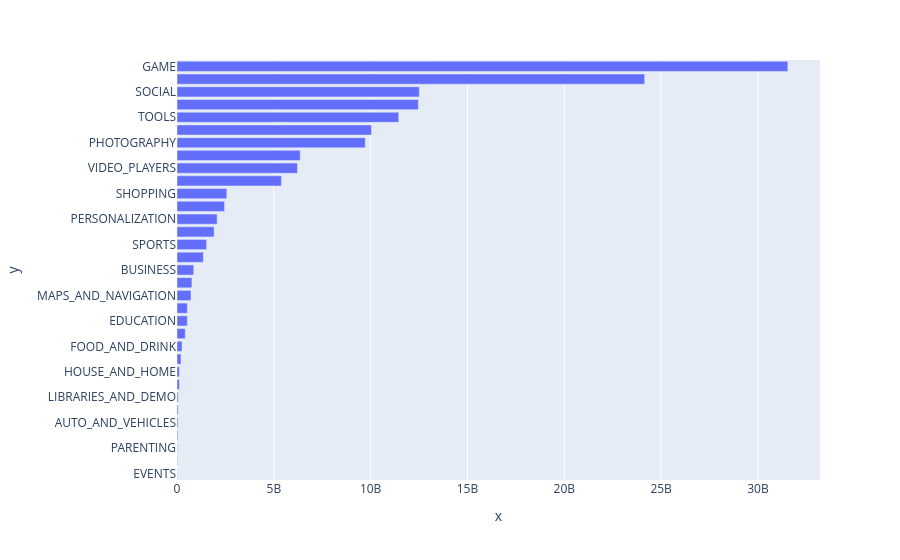

Notebook source saved alongside this figure:
### Markdown cell above
### Horizontal Bar Chart - Most Popular Categories (Highest Downloads)

### Code cell
h_bar = px.bar(x = category_installs.Installs,
               y = category_installs.index,
               orientation='h')
 
h_bar.show()

### Figure 1 — Plotly figure (JSON) as saved in the notebook; plotly's stock layout.template omitted (floating-point values rounded to 4 significant figures)
{"data": [{"hovertemplate": "x=%{x}<br>y=%{y}<extra></extra>", "legendgroup": "", "marker": {"color": "#636efa", "pattern": {"shape": ""}}, "name": "", "orientation": "h", "showlegend": false, "textposition": "auto", "type": "bar", "x": [15949410, 26916200, 31116110, 42162676, 53129800, 56036100, 62083000, 124233100, 125082000, 206522410, 257777750, 426096500, 533852000, 534611120, 724267560, 770249400, 863518120, 1361006220, 1528531465, 1916291655, 2074341930, 2455660000, 2573331540, 5393110650, 6221897200, 6361859300, 9721243130, 10041105490, 11450724500, 12463070180, 12513841475, 24152241530, 31543862717], "xaxis": "x", "y": ["EVENTS", "BEAUTY", "PARENTING", "MEDICAL", "AUTO_AND_VEHICLES", "COMICS", "LIBRARIES_AND_DEMO", "ART_AND_DESIGN", "HOUSE_AND_HOME", "DATING", "FOOD_AND_DRINK", "WEATHER", "EDUCATION", "LIFESTYLE", "MAPS_AND_NAVIGATION", "FINANCE", "BUSINESS", "HEALTH_AND_FITNESS", "SPORTS", "BOOKS_AND_REFERENCE", "PERSONALIZATION", "ENTERTAINMENT", "SHOPPING", "NEWS_AND_MAGAZINES", "VIDEO_PLAYERS", "TRAVEL_AND_LOCAL", "PHOTOGRAPHY", "FAMILY", "TOOLS", "PRODUCTIVITY", "SOCIAL", "COMMUNICATION", "GAME"], "yaxis": "y"}], "layout": {"barmode": "relative", "legend": {"tracegroupgap": 0}, "margin": {"t": 60}, "xaxis": {"anchor": "y", "domain": [0, 1], "title": {"text": "x"}}, "yaxis": {"anchor": "x", "domain": [0, 1], "title": {"text": "y"}}}}
